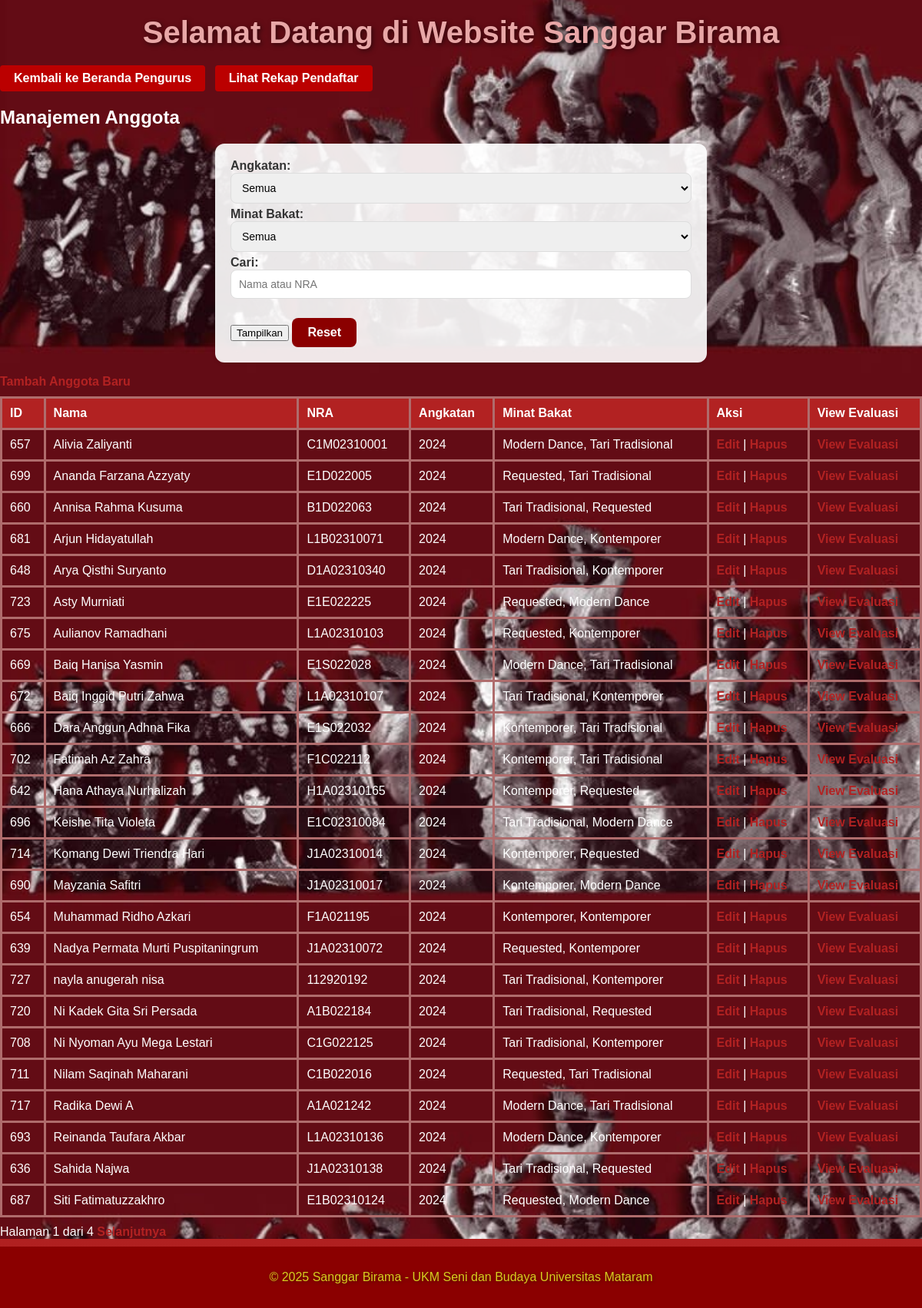
/app/views/manajemen_anggota_kinerja.php (signed in), run on the app's committed database.
### tables this page shows
CREATE TABLE `anggota` (
  `id` int(11) NOT NULL,
  `nama` varchar(100) NOT NULL,
  `nra` varchar(20) NOT NULL,
  `angkatan` int(4) NOT NULL,
  `user_id` int(11) NOT NULL
);

### app/views/manajemen_anggota_kinerja.php (the view, shortened to what this page needs)
<?php
require_once __DIR__ . '/../config/config.php';
$search = isset($_GET['search']) ? $_GET['search'] : '';
$per_page = 25;
$page = isset($_GET['page']) ? max(1, intval($_GET['page'])) : 1;
$offset = ($page - 1) * $per_page;
$count_query = "
    SELECT COUNT(DISTINCT anggota.id)
    FROM anggota
    WHERE 1
";
$count_stmt = $mysqli->prepare($count_query);
$count_stmt->execute();
$count_stmt->bind_result($total_rows);
$total_pages = max(1, ceil($total_rows / $per_page));
$query = "
    SELECT DISTINCT anggota.id, anggota.nama, anggota.nra, anggota.user_id, anggota.angkatan
    FROM anggota
    WHERE 1
";
$params = [];
$types = '';
$query .= " ORDER BY anggota.angkatan DESC, anggota.nama ASC LIMIT ? OFFSET ?";
$params[] = $per_page;
$params[] = $offset;
$types .= 'ii';
$stmt = $mysqli->prepare($query);
if (!empty($params)) {
    $stmt->bind_param($types, ...$params);
}
$stmt->execute();
$anggota_result = $stmt->get_result();
$anggota_minat = [];
$minat_sql = "SELECT amb.id_anggota, mb.nama_minat_bakat
              FROM anggota_minat_bakat amb
              JOIN minat_bakat mb ON amb.id_minat_bakat = mb.id_minat_bakat";
$minat_res = $mysqli->query($minat_sql);
while ($row = $minat_res->fetch_assoc()) {
    $anggota_minat[$row['id_anggota']][] = $row['nama_minat_bakat'];
}
?>
<?php include __DIR__ . '/header.php'; ?>
<a href="beranda_pengurus.php" class="button">Kembali ke Beranda Pengurus</a>
<a href="rekap_pendaftar.php" class="button">Lihat Rekap Pendaftar</a>
<h2>Manajemen Anggota</h2>
<form method="get" style="margin-bottom:16px;">
    <label>Angkatan:
        <select name="angkatan">
            <option value="">Semua</option>
        </select>
    </label>
    <label>Minat Bakat:
        <select name="minat">
            <option value="">Semua</option>
        </select>
    </label>
    <label>Cari:
        <input type="text" name="search" value="<?= htmlspecialchars($search) ?>" placeholder="Nama atau NRA">
    </label>
    <button type="submit">Tampilkan</button>
    <a href="manajemen_anggota_kinerja.php">Reset</a>
</form>
<a href="anggota_crud.php?mode=add">Tambah Anggota Baru</a>
<table border="1">
    <tr>
        <th>ID</th>
        <th>Nama</th>
        <th>NRA</th>
        <th>Angkatan</th>
        <th>Minat Bakat</th>
        <th>Aksi</th>
        <th>View Evaluasi</th>
    </tr>
    <?php while ($anggota = $anggota_result->fetch_assoc()) { ?>
        <tr>
            <td><?= $anggota["id"]; ?></td>
            <td><?= htmlspecialchars($anggota["nama"]); ?></td>
            <td><?= htmlspecialchars($anggota["nra"]); ?></td>
            <td><?= htmlspecialchars($anggota["angkatan"]); ?></td>
            <td>
                <?php
                if (!empty($anggota_minat[$anggota["id"]])) {
                    echo htmlspecialchars(implode(', ', $anggota_minat[$anggota["id"]]));
                } else {
                    echo "<i>Belum Terdaftar</i>";
                }
                ?>
            </td>
            <td>
                <a href="anggota_crud.php?mode=edit&id=<?= $anggota["id"]; ?>">Edit</a> |
                <a href="anggota_crud.php?mode=delete&id=<?= $anggota["id"]; ?>" onclick="return confirm('Yakin ingin menghapus anggota ini?')">Hapus</a>
            </td>
            <td>
                <a href="evaluasi_anggota.php?id=<?= $anggota["id"]; ?>&mode=view" target="_blank">View Evaluasi</a>
            </td>
        </tr>
    <?php } ?>
</table>
<div style="margin:10px 0;">
    Halaman <?= $page ?> dari <?= $total_pages ?>
    <?php if ($page < $total_pages): ?>
        <a href="?<?= http_build_query(array_merge($_GET, ['page' => $page + 1])) ?>">Selanjutnya</a>
    <?php endif; ?>
</div>
<?php include __DIR__ . '/footer.php'; ?>

### public/css/style.css (style rules this page uses)
a.button { display: inline-block; padding: 8px 18px; background: #b00; color: #fff !important; border-radius: 4px; text-decoration: none; border: none; font-weight: bold; cursor: pointer; margin-right: 8px; transition: background 0.2s; }
body { margin: 0; font-family: Arial, sans-serif; background: linear-gradient(to bottom, #8B0000, #B22222); color: #fff; }
table { width: 100%; border-collapse: collapse; margin-top: 10px; }
table, th, td { border: 3px solid #af6c6c; }
th, td { padding: 10px; text-align: left; }
th { background-color: #B22222; color: white; }
a { color: #B22222; font-weight: bold; text-decoration: none; }
form { max-width: 600px; margin: 20px auto; padding: 20px; background: linear-gradient(to bottom, #ffffff, #f9f9f9); border-radius: 12px; box-shadow: 0 4px 8px rgba(0, 0, 0, 0.2); font-family: Arial, sans-serif; }
label { display: block; font-weight: bold; margin-bottom: 5px; color: #333; }
input[type="text"], input[type="email"], input[type="tel"], input[type="number"], input[type="date"], input[type="time"], textarea, select { width: 100%; padding: 10px; border: 1px solid #ddd; border-radius: 8px; font-size: 14px; font-family: Arial, sans-serif; box-sizing: border-box; transition: all 0.3s ease; }
form a { display: inline-block; margin-top: 20px; padding: 10px 20px; background: #8B0000; color: #fff; text-decoration: none; font-weight: bold; border-radius: 8px; transition: background-color 0.3s ease, transform 0.3s ease; text-align: center; }
form { background: rgba(255, 255, 255, 0.9); padding: 20px; border-radius: 12px; box-shadow: 0 2px 4px rgba(0, 0, 0, 0.1); max-width: 600px; margin: 20px auto; }

### data on the page
anggota: id "657", nama "Alivia Zaliyanti", nra "C1M02310001", angkatan "2024", id "Modern Dance, Tari Tradisional"
anggota: id "699", nama "Ananda Farzana Azzyaty", nra "E1D022005", angkatan "2024", id "Requested, Tari Tradisional"
anggota: id "660", nama "Annisa Rahma Kusuma", nra "B1D022063", angkatan "2024", id "Tari Tradisional, Requested"
anggota: id "681", nama "Arjun Hidayatullah", nra "L1B02310071", angkatan "2024", id "Modern Dance, Kontemporer"
anggota: id "648", nama "Arya Qisthi Suryanto", nra "D1A02310340", angkatan "2024", id "Tari Tradisional, Kontemporer"
anggota: id "723", nama "Asty Murniati", nra "E1E022225", angkatan "2024", id "Requested, Modern Dance"
anggota: id "675", nama "Aulianov Ramadhani", nra "L1A02310103", angkatan "2024", id "Requested, Kontemporer"
anggota: id "669", nama "Baiq Hanisa Yasmin", nra "E1S022028", angkatan "2024", id "Modern Dance, Tari Tradisional"
anggota: id "672", nama "Baiq Inggid Putri Zahwa", nra "L1A02310107", angkatan "2024", id "Tari Tradisional, Kontemporer"
anggota: id "666", nama "Dara Anggun Adhna Fika", nra "E1S022032", angkatan "2024", id "Kontemporer, Tari Tradisional"
anggota: id "702", nama "Fatimah Az Zahra", nra "F1C022112", angkatan "2024", id "Kontemporer, Tari Tradisional"
anggota: id "642", nama "Hana Athaya Nurhalizah", nra "H1A02310165", angkatan "2024", id "Kontemporer, Requested"
anggota: id "696", nama "Keishe Tita Violeta", nra "E1C02310084", angkatan "2024", id "Tari Tradisional, Modern Dance"
anggota: id "714", nama "Komang Dewi Triendra Hari", nra "J1A02310014", angkatan "2024", id "Kontemporer, Requested"
anggota: id "690", nama "Mayzania Safitri", nra "J1A02310017", angkatan "2024", id "Kontemporer, Modern Dance"
anggota: id "654", nama "Muhammad Ridho Azkari", nra "F1A021195", angkatan "2024", id "Kontemporer, Kontemporer"
anggota: id "639", nama "Nadya Permata Murti Puspitaningrum", nra "J1A02310072", angkatan "2024", id "Requested, Kontemporer"
anggota: id "727", nama "nayla anugerah nisa", nra "112920192", angkatan "2024", id "Tari Tradisional, Kontemporer"
anggota: id "720", nama "Ni Kadek Gita Sri Persada", nra "A1B022184", angkatan "2024", id "Tari Tradisional, Requested"
anggota: id "708", nama "Ni Nyoman Ayu Mega Lestari", nra "C1G022125", angkatan "2024", id "Tari Tradisional, Kontemporer"
anggota: id "711", nama "Nilam Saqinah Maharani", nra "C1B022016", angkatan "2024", id "Requested, Tari Tradisional"
anggota: id "717", nama "Radika Dewi A", nra "A1A021242", angkatan "2024", id "Modern Dance, Tari Tradisional"
anggota: id "693", nama "Reinanda Taufara Akbar", nra "L1A02310136", angkatan "2024", id "Modern Dance, Kontemporer"
anggota: id "636", nama "Sahida Najwa", nra "J1A02310138", angkatan "2024", id "Tari Tradisional, Requested"
anggota: id "687", nama "Siti Fatimatuzzakhro", nra "E1B02310124", angkatan "2024", id "Requested, Modern Dance"

### other printed values
$page "1"
$total_pages "4"
